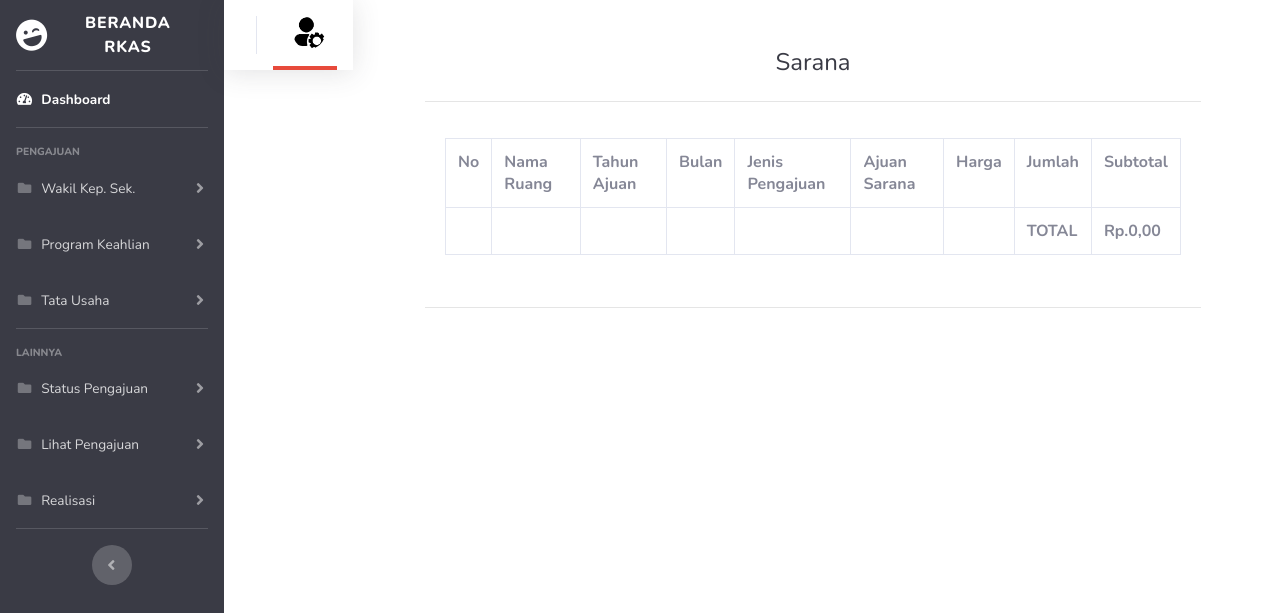
The app's page /rkas/saranaadmin.php, older data.
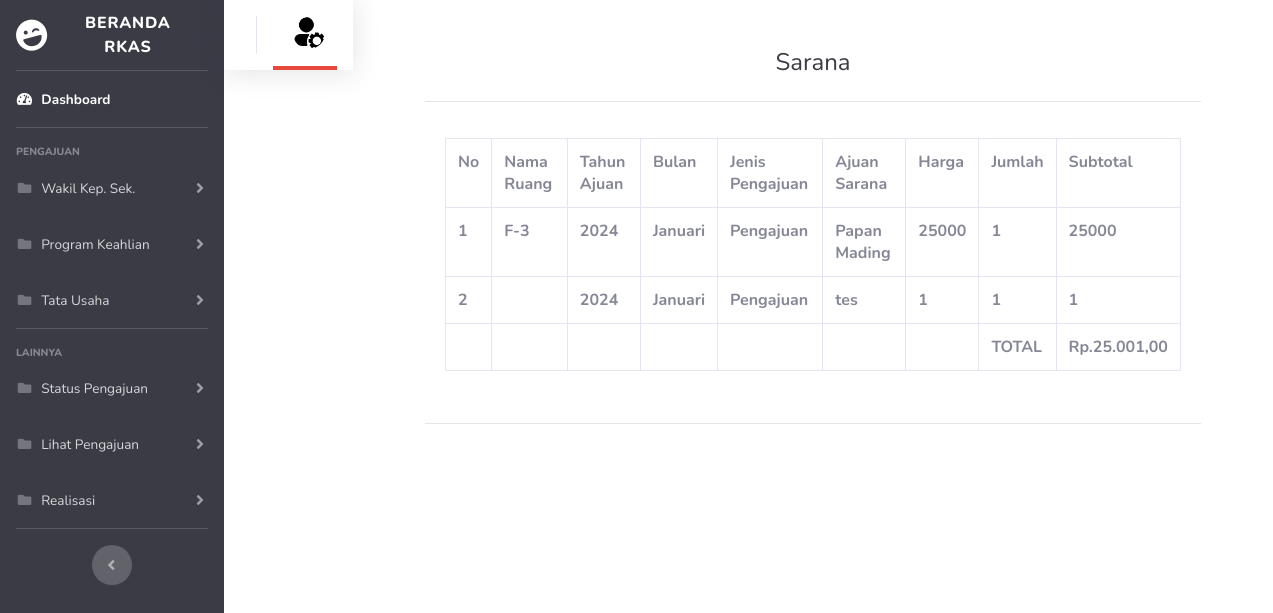
The same page, newer data.
### tables this page shows
CREATE TABLE `tb_sarana` (
  `id_sarana` int(11) NOT NULL,
  `sumber_dana` varchar(50) NOT NULL,
  `tahun_ajuan` int(4) NOT NULL,
  `bulan` varchar(50) NOT NULL,
  `nama_ruang` varchar(100) NOT NULL,
  `jenis_sarana` varchar(100) NOT NULL,
  `ajuan_sarana` varchar(100) NOT NULL,
  `jumlah` int(11) NOT NULL,
  `harga` int(11) NOT NULL,
  `subtotal` int(11) NOT NULL,
  `foto` varchar(50) NOT NULL,
  `keterangan_saran` varchar(50) NOT NULL,
  `status` varchar(50) NOT NULL
);

### rkas/saranaadmin.php (the view, shortened to what the changed rows need)
<?php
include "koneksi.php";
$sql = mysqli_query($conn, "SELECT * FROM tb_sarana");
?>
<head>
    <link href="vendor/fontawesome-free/css/all.min.css" rel="stylesheet" type="text/css">
    <link href="css/sb-admin-2.css" rel="stylesheet">
</head>
<body id="page-top">
        <div id="wrapper">
        <div class="container">
        <div class="p-5">
        <div class="text-center">
                                <h1 class="h4 text-gray-900 mb-4">Sarana</h1>
                            </div>
        <div class="card-body">
            <div class="table-responsive">
                <table class="table table-bordered" id="dataTable" width="100%" cellspacing="0">
                    <tr>
                        <th>No</th>
                        <th>Nama Ruang</th>
                        <th>Tahun Ajuan</th>
                        <th>Bulan</th>
                        <th>Jenis Pengajuan</th>
                        <th>Ajuan Sarana</th>
                        <th>Harga</th>
                        <th>Jumlah</th>
                        <th>Subtotal</th>
                    </tr>
                    <?php
                    $no = 0;
                    foreach ($sql as $row) :
                    ?>
                        <tr>
                            <th><?php $no += 1;
                                echo $no; ?></th>
                            <th><?= $row["nama_ruang"]; ?></th>
                            <th><?= $row["tahun_ajuan"]; ?></th>
                            <th><?= $row["bulan"]; ?></th>
                            <th><?= $row["jenis_sarana"]; ?></th>
                            <th><?= $row["ajuan_sarana"]; ?></th>
                            <th><?= $row["harga"]; ?></th>
                            <th><?= $row["jumlah"]; ?></th>
                            <th><?= $row["subtotal"]; ?></th>
                        </tr>
                    <?php
                    endforeach;
                    $total_query = mysqli_query($conn, "SELECT SUM(subtotal) FROM tb_sarana");
                                $total_result = $total_query->fetch_array(MYSQLI_NUM);
                                $total = $total_result[0];
                                $formatted_total = number_format($total, 2, ',', '.');
                                    ?>
                                    <tr>
                                    <th></th>
                                    <th></th>
                                    <th></th>
                                    <th></th>
                                    <th></th>
                                    <th></th>
                                    <th></th>
                                    <th>TOTAL</th>
                                    <th>Rp.<?= $formatted_total ?></th>
                                    </tr>
                </table>
            </div>
        </div>
                        </div>
</body>
</html>

Row changes from the older to the newer data that the page shows:
added tb_sarana: nama_ruang "F-3", tahun_ajuan "2024", bulan "Januari", jenis_sarana "Pengajuan", ajuan_sarana "Papan Mading", harga "25000", jumlah "1", subtotal "25000"
added tb_sarana: tahun_ajuan "2024", bulan "Januari", jenis_sarana "Pengajuan", ajuan_sarana "tes", harga "1", jumlah "1", subtotal "1"
Text that changed along with them:
$formatted_total: "0,00" → "25.001,00"
